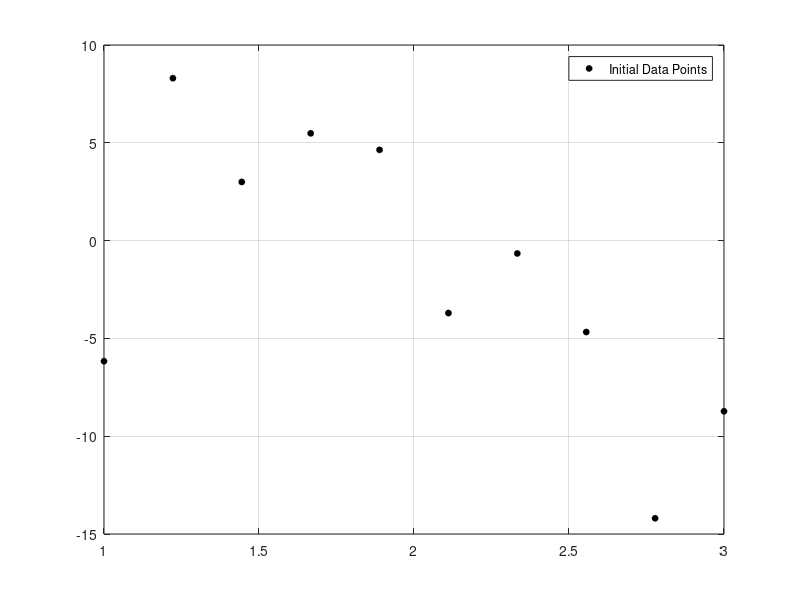

Write MATLAB code to recreate this figure. (Note: this script raises an error after producing the figure.)
% Project 2 -- Least Squares Fitting
% Jack Kufa

% Grab coords and put each entry in separate row
T = dlmread('data.txt');
x = T(1,1:10); x=x';
y = T(2,1:10); y = y';
% given degrees
n = [3; 5; 6];
% n = [3];

% Plot Initial points
fig = figure("Name","Project 2","NumberTitle","off",'Renderer', 'painters', 'Position', [10 10 1200 675]);
plot(x,y,'ro','LineWidth',1, 'MarkerEdgeColor', 'k', 'MarkerFaceColor', 'k', 'MarkerSize' ,4)
lgd = legend('Initial Data Points'); grid on; hold on;

% For each degree, calculate Least Squares Fit
for i=1:size(n)
    % Vars that need to reset
    A = [];
    A2 = [];
    
    % For polyfit, we need to find A for Ax*=b
    % A's dimensions are determined by the degree
    for idx=0:n(i,1)
        A = [A,x.^idx];
        if idx ~= 0
            A2 = [A2,sin(x*idx)];
        end
    end
    
    % Now find x* and b.
    % Use row reduction in case of inconsistent data
    % polyfit coefficients
    xStar = rref([A'*A A'*y]); 
    xStar = xStar(:,end);
    % trigfit coefficients
    x2Star = rref([A2'*A A2'*y]);
    x2Star = x2Star(:,end);
    
    % Grab new y matrix
    b = A*xStar;
    b2 = A2*x2Star;
    
    % Calculate error
    e1 = sqrt(sum(abs(b-y).^2/size(x,1)));  % Poly
    e2 = sqrt(sum(abs(b2-y).^2/size(x,1))); % Trig
    disp("================================")
    disp("FOR N = " + n(i,1) + ":")
    disp("--------------------------------")
    disp("Polynomial LS Error = " + e1)
    disp("Trigonometric LS Error = "+ e2)
    disp("================================")
    fprintf('\n')
    
    % Plot fits
    plot(x,b,'LineWidth',2,'DisplayName',"Polynomial LS for N = " + n(i,1))
    plot(x,b2,'LineWidth',2,'DisplayName',"Trigonometric LS for N = " + n(i,1))
    % Do this so legend gets refreshed
    lgd = legend('off');lgd = legend('show');
    set(lgd,'color','none')
end
hold off

saveas(fig,'~/Octokitty/Work/School/Math1308/Project 2/graph.png');